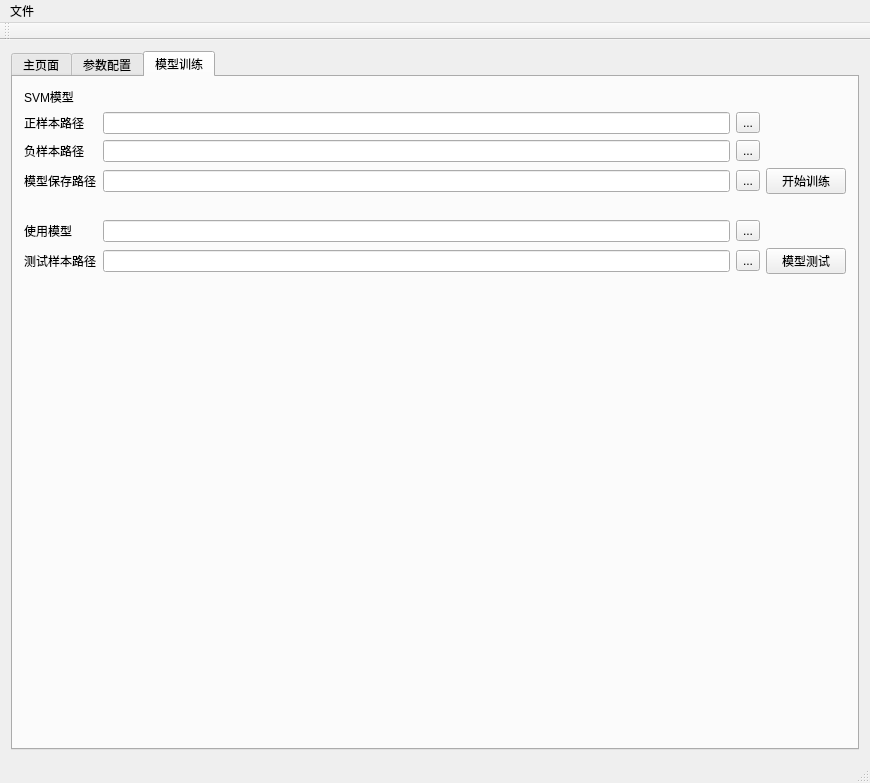
<?xml version="1.0" encoding="UTF-8"?>
<ui version="4.0">
 <class>CPRClass</class>
 <widget class="QMainWindow" name="CPRClass">
  <property name="geometry">
   <rect>
    <x>0</x>
    <y>0</y>
    <width>870</width>
    <height>783</height>
   </rect>
  </property>
  <property name="minimumSize">
   <size>
    <width>833</width>
    <height>666</height>
   </size>
  </property>
  <property name="windowTitle">
   <string>CPR</string>
  </property>
  <widget class="QWidget" name="centralWidget">
   <layout class="QGridLayout" name="gridLayout_3">
    <item row="0" column="0">
     <widget class="QTabWidget" name="tabWidget">
      <property name="currentIndex">
       <number>2</number>
      </property>
      <widget class="QWidget" name="tab">
       <attribute name="title">
        <string>主页面</string>
       </attribute>
       <layout class="QGridLayout" name="gridLayout">
        <item row="0" column="0">
         <layout class="QVBoxLayout" name="verticalLayout_2">
          <item>
           <layout class="QHBoxLayout" name="horizontalLayout" stretch="4,1">
            <item>
             <widget class="QLabel" name="label">
              <property name="sizePolicy">
               <sizepolicy hsizetype="Expanding" vsizetype="Expanding">
                <horstretch>0</horstretch>
                <verstretch>0</verstretch>
               </sizepolicy>
              </property>
              <property name="minimumSize">
               <size>
                <width>0</width>
                <height>0</height>
               </size>
              </property>
              <property name="layoutDirection">
               <enum>Qt::LeftToRight</enum>
              </property>
              <property name="text">
               <string>原图</string>
              </property>
              <property name="scaledContents">
               <bool>true</bool>
              </property>
             </widget>
            </item>
            <item>
             <layout class="QVBoxLayout" name="verticalLayout">
              <item>
               <widget class="QLabel" name="label_2">
                <property name="minimumSize">
                 <size>
                  <width>136</width>
                  <height>36</height>
                 </size>
                </property>
                <property name="text">
                 <string>定位车牌1</string>
                </property>
               </widget>
              </item>
              <item>
               <widget class="QLabel" name="label_3">
                <property name="text">
                 <string>车牌字符1</string>
                </property>
               </widget>
              </item>
              <item>
               <widget class="QLabel" name="label_4">
                <property name="text">
                 <string>车牌图像2</string>
                </property>
               </widget>
              </item>
              <item>
               <widget class="QLabel" name="label_5">
                <property name="text">
                 <string>车牌字符2</string>
                </property>
               </widget>
              </item>
             </layout>
            </item>
           </layout>
          </item>
          <item>
           <layout class="QHBoxLayout" name="horizontalLayout_2">
            <item>
             <widget class="QPushButton" name="readImgBtn">
              <property name="text">
               <string>读取图片</string>
              </property>
             </widget>
            </item>
            <item>
             <widget class="QPushButton" name="nextBtn">
              <property name="text">
               <string>下一张</string>
              </property>
             </widget>
            </item>
            <item>
             <widget class="QPushButton" name="batchTestBtn">
              <property name="text">
               <string>批量测试</string>
              </property>
             </widget>
            </item>
           </layout>
          </item>
         </layout>
        </item>
       </layout>
      </widget>
      <widget class="QWidget" name="tab_2">
       <property name="sizePolicy">
        <sizepolicy hsizetype="Preferred" vsizetype="Preferred">
         <horstretch>0</horstretch>
         <verstretch>0</verstretch>
        </sizepolicy>
       </property>
       <attribute name="title">
        <string>参数配置</string>
       </attribute>
      </widget>
      <widget class="QWidget" name="tab_3">
       <attribute name="title">
        <string>模型训练</string>
       </attribute>
       <layout class="QGridLayout" name="gridLayout_4">
        <item row="0" column="0">
         <layout class="QGridLayout" name="gridLayout_2">
          <item row="5" column="0">
           <widget class="QLabel" name="label_9">
            <property name="text">
             <string>使用模型</string>
            </property>
           </widget>
          </item>
          <item row="5" column="1">
           <widget class="QLineEdit" name="chooseModelPath"/>
          </item>
          <item row="3" column="3">
           <widget class="QPushButton" name="startTrainBtn">
            <property name="text">
             <string>开始训练</string>
            </property>
           </widget>
          </item>
          <item row="2" column="2">
           <widget class="QToolButton" name="negaPathBtn">
            <property name="text">
             <string>...</string>
            </property>
           </widget>
          </item>
          <item row="1" column="2">
           <widget class="QToolButton" name="posPathBtn">
            <property name="text">
             <string>...</string>
            </property>
           </widget>
          </item>
          <item row="1" column="0">
           <widget class="QLabel" name="label_6">
            <property name="text">
             <string>正样本路径</string>
            </property>
           </widget>
          </item>
          <item row="6" column="0">
           <widget class="QLabel" name="label_8">
            <property name="text">
             <string>测试样本路径</string>
            </property>
           </widget>
          </item>
          <item row="3" column="2">
           <widget class="QToolButton" name="saveModelPathBtn">
            <property name="text">
             <string>...</string>
            </property>
           </widget>
          </item>
          <item row="2" column="0">
           <widget class="QLabel" name="label_7">
            <property name="text">
             <string>负样本路径</string>
            </property>
           </widget>
          </item>
          <item row="3" column="1">
           <widget class="QLineEdit" name="saveModelPath"/>
          </item>
          <item row="3" column="0">
           <widget class="QLabel" name="label_10">
            <property name="text">
             <string>模型保存路径</string>
            </property>
           </widget>
          </item>
          <item row="5" column="2">
           <widget class="QToolButton" name="chooseModelBtn">
            <property name="text">
             <string>...</string>
            </property>
           </widget>
          </item>
          <item row="6" column="2">
           <widget class="QToolButton" name="testSamplePathBtn">
            <property name="text">
             <string>...</string>
            </property>
           </widget>
          </item>
          <item row="6" column="1">
           <widget class="QLineEdit" name="testSamplePath"/>
          </item>
          <item row="6" column="3">
           <widget class="QPushButton" name="modelTestBtn">
            <property name="text">
             <string>模型测试</string>
            </property>
           </widget>
          </item>
          <item row="1" column="1">
           <widget class="QLineEdit" name="posiPath"/>
          </item>
          <item row="2" column="1">
           <widget class="QLineEdit" name="negaPath"/>
          </item>
          <item row="0" column="0">
           <widget class="QLabel" name="label_11">
            <property name="text">
             <string>SVM模型</string>
            </property>
           </widget>
          </item>
          <item row="4" column="1">
           <spacer name="verticalSpacer_2">
            <property name="orientation">
             <enum>Qt::Vertical</enum>
            </property>
            <property name="sizeType">
             <enum>QSizePolicy::Maximum</enum>
            </property>
            <property name="sizeHint" stdset="0">
             <size>
              <width>20</width>
              <height>20</height>
             </size>
            </property>
           </spacer>
          </item>
         </layout>
        </item>
        <item row="1" column="0">
         <spacer name="verticalSpacer">
          <property name="orientation">
           <enum>Qt::Vertical</enum>
          </property>
          <property name="sizeHint" stdset="0">
           <size>
            <width>20</width>
            <height>40</height>
           </size>
          </property>
         </spacer>
        </item>
       </layout>
      </widget>
     </widget>
    </item>
   </layout>
  </widget>
  <widget class="QMenuBar" name="menuBar">
   <property name="geometry">
    <rect>
     <x>0</x>
     <y>0</y>
     <width>870</width>
     <height>30</height>
    </rect>
   </property>
   <widget class="QMenu" name="menu">
    <property name="title">
     <string>文件</string>
    </property>
   </widget>
   <addaction name="menu"/>
  </widget>
  <widget class="QToolBar" name="mainToolBar">
   <attribute name="toolBarArea">
    <enum>TopToolBarArea</enum>
   </attribute>
   <attribute name="toolBarBreak">
    <bool>false</bool>
   </attribute>
  </widget>
  <widget class="QStatusBar" name="statusBar"/>
 </widget>
 <layoutdefault spacing="6" margin="11"/>
 <resources>
  <include location="CPR.qrc"/>
 </resources>
 <connections/>
</ui>
